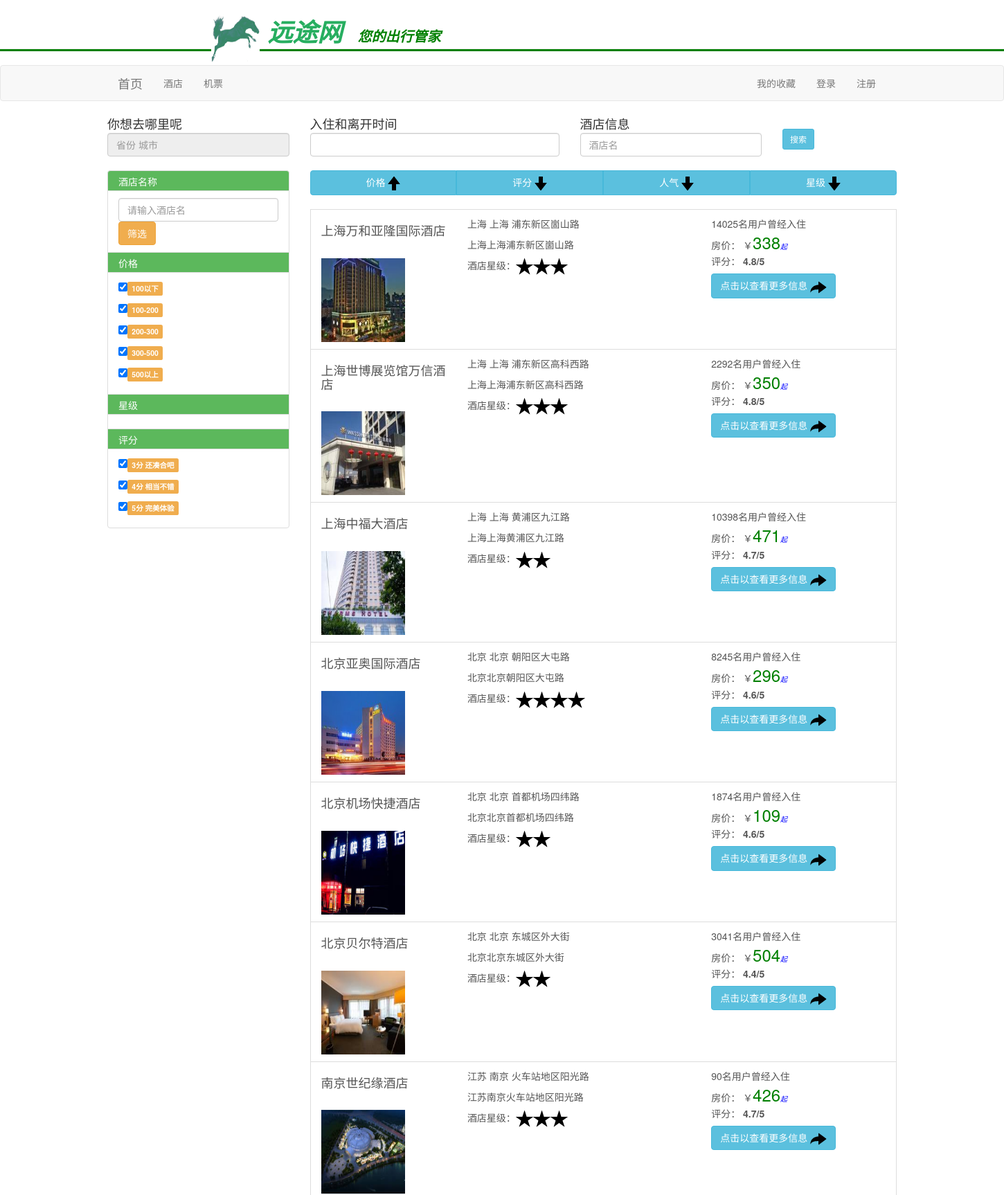
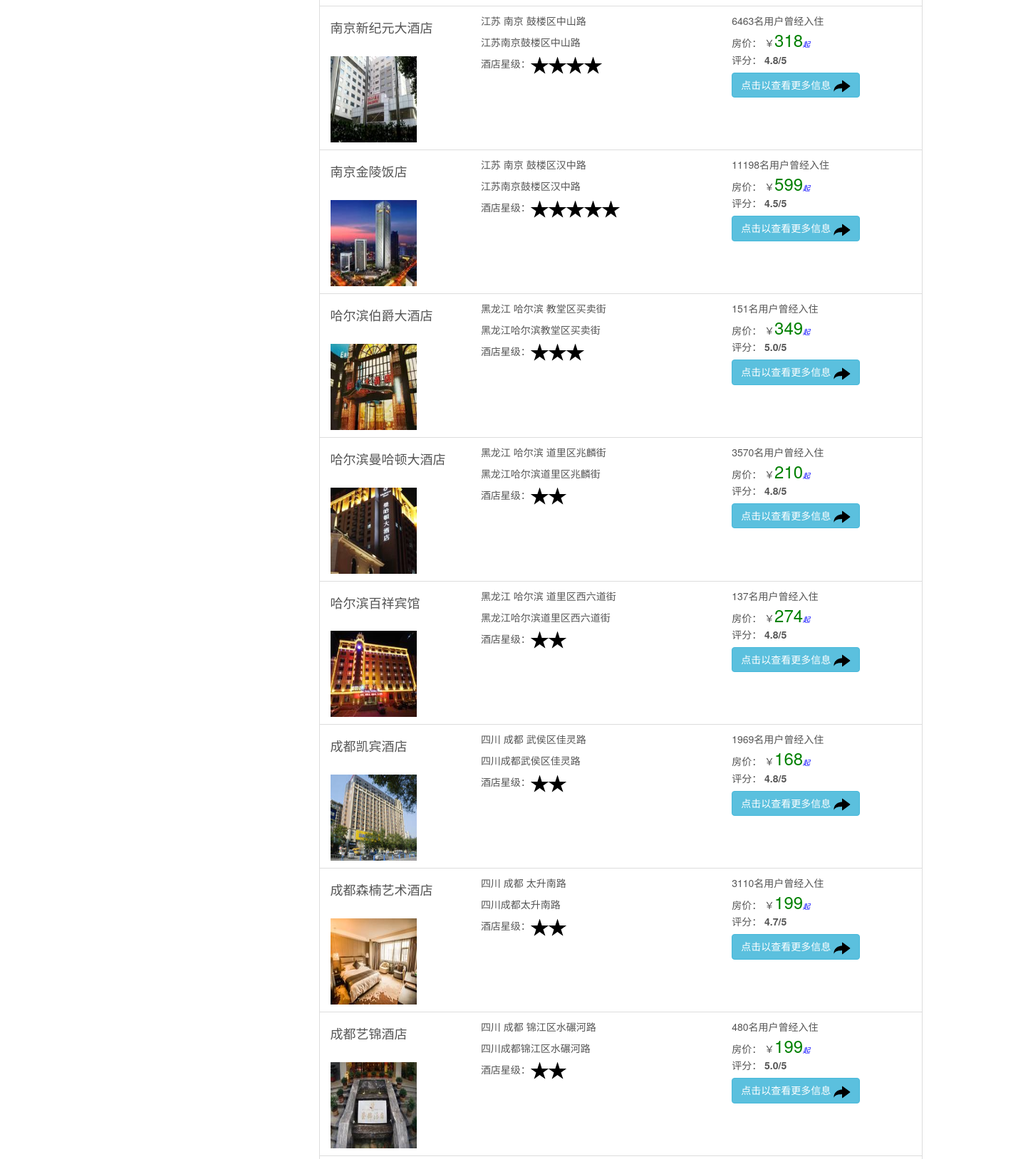
Page /search_hotel.php (upper part) on the committed database (2 pictures, top to bottom).
### tables this page shows
CREATE TABLE `hotel` (
  `h_id` int(11) NOT NULL,
  `hotel_name` varchar(20) NOT NULL,
  `add_province` varchar(5) NOT NULL,
  `add_city` varchar(5) NOT NULL,
  `add_block` varchar(5) NOT NULL,
  `add_street` varchar(10) NOT NULL,
  `star` char(1) NOT NULL,
  `hotel_price` int(6) NOT NULL,
  `heat` decimal(2,1) NOT NULL,
  `score` decimal(2,1) NOT NULL,
  `reviewer` int(6) NOT NULL,
  `picsmall` varchar(50) NOT NULL,
  `picbig` varchar(50) NOT NULL,
  `logitude` float NOT NULL,
  `latitude` float NOT NULL
);

### search_hotel.php (the view, shortened to what this page needs)
<link href="//cdn.bootcss.com/raty/2.7.0/jquery.raty.css" rel="stylesheet">
<main class="packages-list-container" id="all-packages">
    <div class="container">
        <div class="row">
            <div class="col-md-3">
                <ul class="list-group">
                <li class="list-group-item filter-tip">酒店名称</li>
                    <li class="list-group-item">
                    <input type="text" name="city" class="form-control" placeholder="请输入酒店名" id="hotel-name"/>
                    <button class="btn btn-warning" id="fliter-hotel">筛选</button>
                    </li>
                     <li class="list-group-item filter-tip">价格</li>
                    <li class="list-group-item">
    <p><input type="checkbox" name="price" value="100" checked="checked"/><span class="label label-warning">100以下  </span></p>
    <p><input type="checkbox" name="price" value="200" checked="checked"/><span class="label label-warning">100-200  </span></p>
    <p><input type="checkbox" name="price" value="300" checked="checked"/><span class="label label-warning">200-300  </span></p>
    <p><input type="checkbox" name="price" value="500" checked="checked"/><span class="label label-warning">300-500  </span></p>
    <p><input type="checkbox" name="price" value="500+" checked="checked"/><span class="label label-warning">500以上  </span> </p>
           <li class="list-group-item filter-tip">星级</li>
           <li class="list-group-item"> <span id="hotelstars"></span><div id="results"></div></li>
                      <li class="list-group-item filter-tip">评分</li>
           <li class="list-group-item">
    <p><input type="checkbox" name="stars" value="3" checked="checked"/><span class="label label-warning">3分  还凑合吧 </span></p>
    <p><input type="checkbox" name="stars" value="4" checked="checked"/><span class="label label-warning">4分 相当不错 </span></p>
    <p><input type="checkbox" name="stars" value="5" checked="checked"/><span class="label label-warning">5分 完美体验 </span></p>
                  </li>
                </ul>
            </div>
        <?php
            $hotels=array();
            if(!isset($_GET['city'])||empty($_GET['city'])){
            $dbc = @mysqli_connect ('localhost', 'payment', 'payment123', 'payment') OR die ('Could not connect to MySQL: ' . mysqli_connect_error() );
                 mysqli_set_charset($dbc, 'utf8');
                 $q= "SELECT * FROM hotel";
                 $r= @mysqli_query($dbc,$q);
                 while($row=mysqli_fetch_assoc($r)){
                        $hotels[]=array("id" => $row['h_id'], "name" => $row['hotel_name'], "picture" => $row['picsmall'], "province" => $row['add_province'], "city" =>$row['add_city'], "block" => $row['add_block'], "hot" => $row['reviewer'], "road" => $row['add_street'], 'price' => $row['hotel_price'], "point" => $row['score'],"rank" => $row['star'],"description" => $row['add_province'] . $row['add_city'] . $row['add_block'] . $row['add_street']);
                        }
              }
         ?>
        <div class="list-group packages" id="hotels">
        <div class="col-md-9" >
        <div class="btn-group btn-group-justified" role="group" aria-label="...">
            <div class="btn-group" role="group">
                <button class="btn btn-info" name="sort" value="price" id="price"> 价格  <img src="img/up.png"></button>
            </div>
            <div class="btn-group" role="group">
                <button class="btn btn-info " name="sort" value="grade" id="points"> 评分  <img src="img/down.png"></button>
            </div>
            <div class="btn-group" role="group">
                <button class="btn btn-info " name="sort" value="popularity" id="hot"> 人气  <img src="img/down.png"></button>
            </div>
            <div class="btn-group" role="group">
                <button class="btn btn-info " name="sort" value="popularity" id="rank"> 星级  <img src="img/down.png"></button>
            </div>
        </div>
<br>
        <?php
            foreach ($hotels as $hotel) {
                echo '<a href="/hotel.php?id=' . $hotel['id'] . '" class="package list-group-item" data-library-name="bootstrap">';
                echo '<div class="row"> <div class="col-md-3">';
                echo '<h4 class="package-name">' . $hotel['name'] . '</h4> <br />';
                echo '<img src="' . $hotel['picture'] . '" width="121px" height="121px" /> </div>';
                echo '<div class="col-md-5 hidden-xs><p class="package-description"><pr>' . $hotel['province'] . '</pr> <city>' . $hotel['city'] . '</city> ' .$hotel['block'] . $hotel["road"] . '</p>';
                echo '<p class="package-description">' . $hotel["description"] . '</p>';
                echo '<span>酒店星级：</span>';
                for($i=0;$i<$hotel["rank"];$i++){
                    echo '<img src="img/star.png" />';
                }
                echo '</div><div class="col-md-4">';
                echo '<span> <hot>' . $hotel['hot'] . '</hot>名用户曾经入住</span><br>';
                echo '<span>房价： ￥<price>' . $hotel['price'] . '</price><i class="lowest">起</i></span><br>';
                echo '<span></i> 评分： <strong><points>' . $hotel['point'] . '/5</points></strong></span>';
                echo '<br><button type="button" class="btn btn-info navbar-btn">点击以查看更多信息 <img src="img/goto.png"></button></div></div></a>';
            }
        ?>
            </div>
        </div></div></div></main>

### search_hotel.php (style rules this page uses)
price { font-size: x-large; color: green; }
.lowest { font-size: x-small; color: blue; }
.filter-tip { background-color: rgb(92,184,92); color: white; height: 30px; padding-top: 5px; padding-bottom: 5px; }

### rows in the picture
hotel: hotel_name "上海万和亚隆国际酒店", picsmall (picture), province "上海", city "上海", add_block "浦东新区", add_street "崮山路", description "上海上海浦东新区崮山路", star "3" (drawn), reviewer "14025", hotel_price "338", score "4.8"
hotel: hotel_name "上海世博展览馆万信酒店", picsmall (picture), province "上海", city "上海", add_block "浦东新区", add_street "高科西路", description "上海上海浦东新区高科西路", star "3" (drawn), reviewer "2292", hotel_price "350", score "4.8"
hotel: hotel_name "上海中福大酒店", picsmall (picture), province "上海", city "上海", add_block "黄浦区", add_street "九江路", description "上海上海黄浦区九江路", star "2" (drawn), reviewer "10398", hotel_price "471", score "4.7"
hotel: hotel_name "北京亚奥国际酒店", picsmall (picture), province "北京", city "北京", add_block "朝阳区", add_street "大屯路", description "北京北京朝阳区大屯路", star "4" (drawn), reviewer "8245", hotel_price "296", score "4.6"
hotel: hotel_name "北京机场快捷酒店", picsmall (picture), province "北京", city "北京", add_block "首都机场", add_street "四纬路", description "北京北京首都机场四纬路", star "2" (drawn), reviewer "1874", hotel_price "109", score "4.6"
hotel: hotel_name "北京贝尔特酒店", picsmall (picture), province "北京", city "北京", add_block "东城区", add_street "外大街", description "北京北京东城区外大街", star "2" (drawn), reviewer "3041", hotel_price "504", score "4.4"
hotel: hotel_name "南京世纪缘酒店", picsmall (picture), add_province "江苏", add_city "南京", add_block "火车站地区", add_street "阳光路", description "江苏南京火车站地区阳光路", star "3" (drawn), reviewer "90", hotel_price "426", score "4.7"
hotel: hotel_name "南京新纪元大酒店", picsmall (picture), add_province "江苏", add_city "南京", add_block "鼓楼区", add_street "中山路", description "江苏南京鼓楼区中山路", star "4" (drawn), reviewer "6463", hotel_price "318", score "4.8"
hotel: hotel_name "南京金陵饭店", picsmall (picture), add_province "江苏", add_city "南京", add_block "鼓楼区", add_street "汉中路", description "江苏南京鼓楼区汉中路", star "5" (drawn), reviewer "11198", hotel_price "599", score "4.5"
hotel: hotel_name "哈尔滨伯爵大酒店", picsmall (picture), add_province "黑龙江", add_city "哈尔滨", add_block "教堂区", add_street "买卖街", description "黑龙江哈尔滨教堂区买卖街", star "3" (drawn), reviewer "151", hotel_price "349", score "5.0"
hotel: hotel_name "哈尔滨曼哈顿大酒店", picsmall (picture), add_province "黑龙江", add_city "哈尔滨", add_block "道里区", add_street "兆麟街", description "黑龙江哈尔滨道里区兆麟街", star "2" (drawn), reviewer "3570", hotel_price "210", score "4.8"
hotel: hotel_name "哈尔滨百祥宾馆", picsmall (picture), add_province "黑龙江", add_city "哈尔滨", add_block "道里区", add_street "西六道街", description "黑龙江哈尔滨道里区西六道街", star "2" (drawn), reviewer "137", hotel_price "274", score "4.8"
hotel: hotel_name "成都凯宾酒店", picsmall (picture), add_province "四川", add_city "成都", add_block "武侯区", add_street "佳灵路", description "四川成都武侯区佳灵路", star "2" (drawn), reviewer "1969", hotel_price "168", score "4.8"
hotel: hotel_name "成都森楠艺术酒店", picsmall (picture), add_province "四川", add_city "成都", add_street "太升南路", description "四川成都太升南路", star "2" (drawn), reviewer "3110", hotel_price "199", score "4.7"
hotel: hotel_name "成都艺锦酒店", picsmall (picture), add_province "四川", add_city "成都", add_block "锦江区", add_street "水碾河路", description "四川成都锦江区水碾河路", star "2" (drawn), reviewer "480", hotel_price "199", score "5.0"
